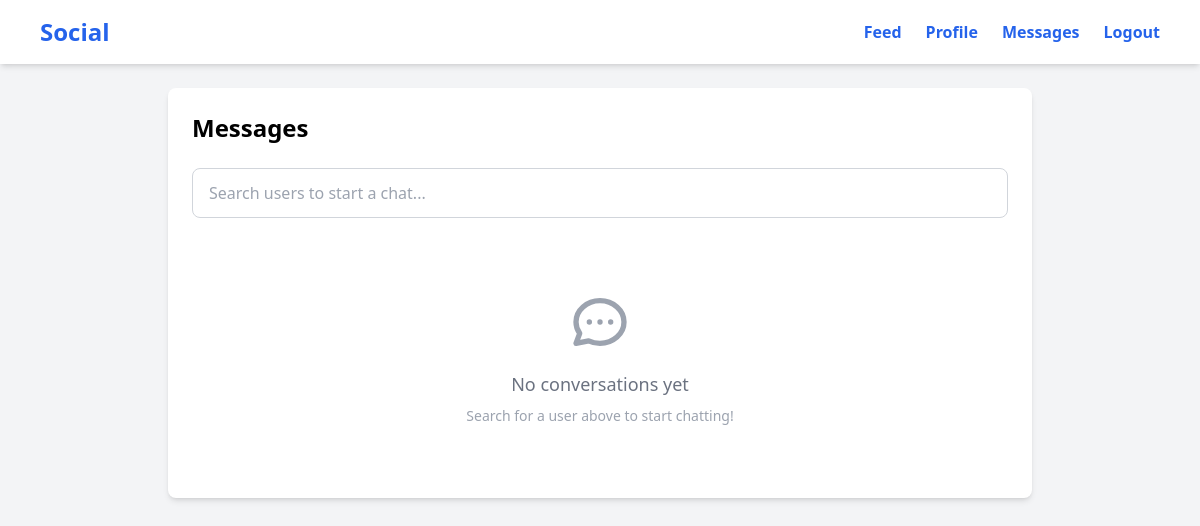
Before: /messages/ (signed in) with the older database file.
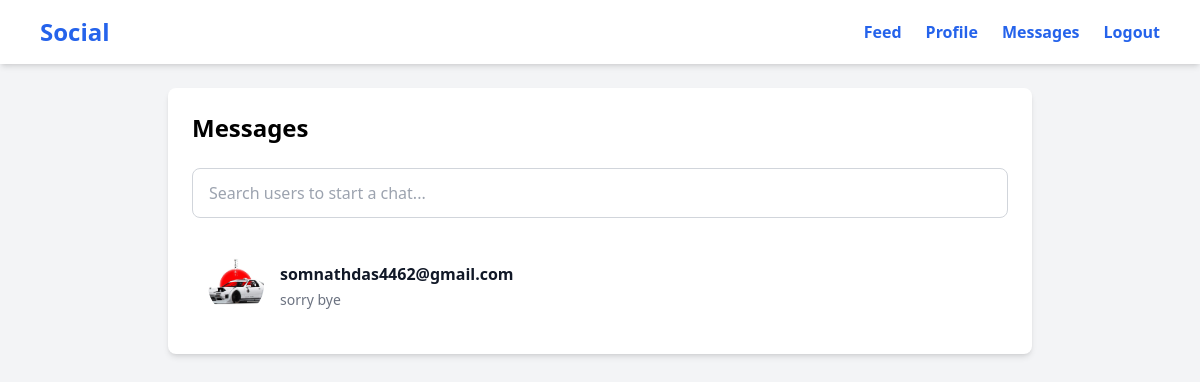
After: the same page with the newer database file.
### core/models.py (models this page shows, shortened)
class Conversation(models.Model):
    user1 = models.ForeignKey(User, on_delete=models.CASCADE, related_name='conversations_as_user1')
    user2 = models.ForeignKey(User, on_delete=models.CASCADE, related_name='conversations_as_user2')
    created_at = models.DateTimeField(auto_now_add=True)
    updated_at = models.DateTimeField(auto_now=True)
    class Meta:
        unique_together = [['user1', 'user2']]
        ordering = ['-updated_at']
    def get_other_user(self, user):
        return self.user2 if self.user1 == user else self.user1

class Profile(models.Model):
    user = models.OneToOneField(User, on_delete=models.CASCADE)
    bio = models.TextField(max_length=500, blank=True)
    avatar = models.ImageField(upload_to='avatars/', blank=True, null=True)
    following = models.ManyToManyField('self', symmetrical=False, related_name='followers', blank=True)
    is_online = models.BooleanField(default=False)
    last_seen = models.DateTimeField(auto_now=True)
    created_at = models.DateTimeField(auto_now_add=True)

class Message(models.Model):
    conversation = models.ForeignKey(Conversation, on_delete=models.CASCADE, related_name='messages')
    sender = models.ForeignKey(User, on_delete=models.CASCADE, related_name='sent_messages')
    content = models.TextField(max_length=2000)
    timestamp = models.DateTimeField(auto_now_add=True)
    is_read = models.BooleanField(default=False)
    read_at = models.DateTimeField(null=True, blank=True)
    class Meta:
        ordering = ['timestamp']

### core/views.py (the view)
# urls.py: path('messages/', views.message_list, name='messages_list'),
@login_required
def message_list(request):
    conversations = Conversation.objects.filter(
        Q(user1=request.user) | Q(user2=request.user)
    ).select_related('user1','user2').prefetch_related('messages')
    conversation_data = []
    for conv in conversations:
        other_user = conv.get_other_user(request.user)
        last_message = conv.messages.last()
        unread_count = conv.messages.filter(
            is_read=False
        ).exclude(sender=request.user).count
        conversation_data.append({
            'conversation':conv,
            'other_user':other_user,
            'last_message':last_message,
            'unread_count':unread_count
        })
    all_users = User.objects.exclude(id=request.user.id).select_related('profile')
    return render(request, 'core/messages_list.html',{
        'conversations':conversation_data,
        'all_users':all_users,
    })

### core/templates/core/messages_list.html (shortened to what this page needs)
{% extends 'core/base.html' %}
{% block content %}
<div class="bg-white rounded-lg shadow-md p-6">
    <h2 class="text-2xl font-bold mb-6">Messages</h2>
    <div class="mb-6">
        <input type="text"
               id="user-search"
               placeholder="Search users to start a chat..."
               class="w-full px-4 py-3 border border-gray-300 rounded-lg focus:outline-none focus:ring-2 focus:ring-blue-500">
    </div>
    <div class="divide-y divide-gray-200">
        {% for item in conversations %}
        <a href="{% url 'core:chat_view' item.other_user.username %}"
           class="block p-4 hover:bg-gray-50 transition-colors rounded-lg">
            <div class="flex items-center">
                {% if item.other_user.profile.avatar %}
                    <img src="{{ item.other_user.profile.avatar.url }}"
                         class="w-14 h-14 rounded-full object-cover flex-shrink-0">
                {% else %}
                    <div class="w-14 h-14 rounded-full bg-blue-500 text-white flex items-center justify-center font-bold text-xl flex-shrink-0">
                        {{ item.other_user.username.0|upper }}
                    </div>
                {% endif %}
                <div class="flex-1 ml-4 min-w-0">
                    <div class="flex justify-between items-center mb-1">
                        <span class="font-semibold text-gray-900 truncate">{{ item.other_user.username }}</span>
                    </div>
                    {% if item.last_message %}
                        <p class="text-gray-500 text-sm truncate">
                            {{ item.last_message.content|truncatewords:8 }}
                        </p>
                    {% endif %}
                </div>
            </div>
        </a>
        {% empty %}
        <div class="text-center py-12">
            <p class="text-gray-500 text-lg">No conversations yet</p>
            <p class="text-gray-400 text-sm mt-2">Search for a user above to start chatting!</p>
        </div>
        {% endfor %}
    </div>
</div>
{% endblock %}

### core/templates/core/base.html (shortened to what this page needs)
<!DOCTYPE html>
<html lang="en">
<head>
    <script src="https://cdn.tailwindcss.com"></script>
</head>
<body class="bg-gray-100 min-h-screen">
    <nav class="bg-white shadow-md sticky top-0 z-50">
        <div class="max-w-6xl mx-auto px-4">
            <div class="flex justify-between items-center h-16">
                <a href="{% if user.is_authenticated %}{% url 'core:feed' %}{% else %}{% url "core:signup" %}{% endif %}" class="text-2xl font-bold text-blue-600 hover:text-blue-700 transition-colors">
                    Social
                </a>
                <div class="flex gap-6">
                    {% if user.is_authenticated %}
                        <a href="{% url 'core:feed' %}" class="text-blue-600 hover:text-blue-700 font-semibold transition-colors">Feed</a>
                        <a href="{% url 'core:profile' user.username %}" class="text-blue-600 hover:text-blue-700 font-semibold transition-colors">Profile</a>
                        <a href="{% url 'core:messages_list' %}" class="text-blue-600 hover:text-blue-700 font-semibold transition-colors">Messages</a>
                        <a href="{% url 'core:logout' %}" class="text-blue-600 hover:text-blue-700 font-semibold transition-colors">Logout</a>
                    {% else %}
                        <a href="{% url 'core:login' %}" class="text-blue-600 hover:text-blue-700 font-semibold transition-colors">Login</a>
                        <a href="{% url 'core:signup' %}" class="text-blue-600 hover:text-blue-700 font-semibold transition-colors">Sign Up</a>
                    {% endif %}
                </div>
            </div>
        </div>
    </nav>
    <div class="max-w-4xl mx-auto px-4 py-6">
        {% block content %}{% endblock %}
    </div>
</body>
</html>

Changed rows visible on the page:
added Conversation: other_user.profile.avatar (picture), other_user.username "somnathdas4462@gmail.com", last_message.content "sorry bye"
Other visible differences:
text no longer shown: "No conversations yet Search for a user above to start chatting!"
